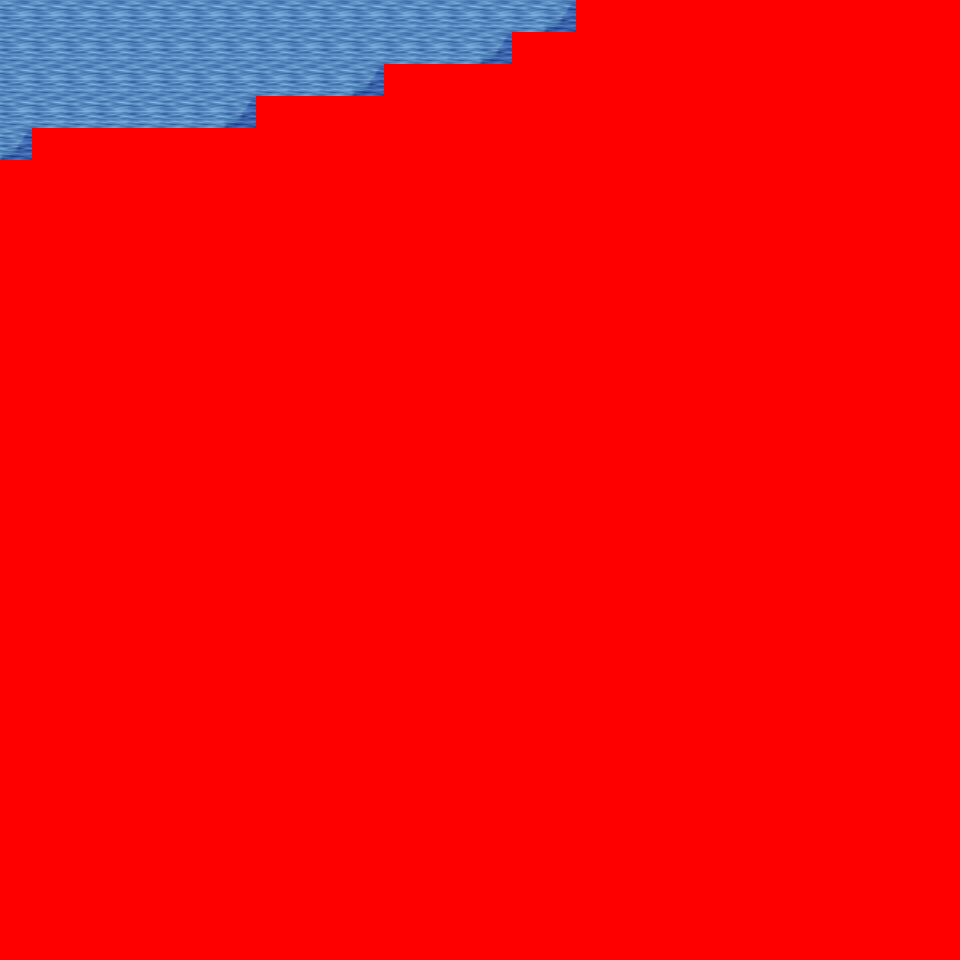

Tiled map render using the project's own tile images. Description and the map definition, with tile-layer contents summarised, below:
An orthogonal 30x30 tile map with 32x32 px tiles, 6 tile layers (Ground, Object, Object2, Above, ...), 37 tilesets and 2 objects (2x mapchange).

<map version="1.0" orientation="orthogonal" renderorder="right-down" width="30" height="30" tilewidth="32" tileheight="32" nextobjectid="3">
  <tileset firstgid="1" name="tileset_logic_collision" tilewidth="32" tileheight="32" tilecount="1" columns="1">
    <image source="../drawable/tileset_logic_collision.png" width="32" height="32" />
  </tileset>
  <tileset firstgid="2" name="tileset_ground_ground" tilewidth="32" tileheight="32" tilecount="33" columns="3">
    <image source="../drawable/tileset_ground_ground.png" width="96" height="352" />
  </tileset>
  <tileset firstgid="35" name="tileset_building_castle" tilewidth="32" tileheight="32" tilecount="320" columns="20">
    <image source="../drawable/tileset_building_castle.png" width="640" height="512" />
  </tileset>
  <tileset firstgid="355" name="tileset_item_weapon_cannon" tilewidth="32" tileheight="32" tilecount="12" columns="3">
    <image source="../drawable/tileset_item_weapon_cannon.png" width="96" height="128" />
  </tileset>
  <tileset firstgid="367" name="tileset_item_pot_barrels_1" tilewidth="32" tileheight="32" tilecount="8" columns="4">
    <image source="../drawable/tileset_item_pot_barrels_1.png" width="128" height="64" />
  </tileset>
  <tileset firstgid="375" name="tileset_ground_water_pool" tilewidth="32" tileheight="32" tilecount="72" columns="3">
    <image source="../drawable/tileset_ground_water_pool.png" width="96" height="768" />
  </tileset>
  <tileset firstgid="447" name="tileset_ground_earth_edges" tilewidth="32" tileheight="32" tilecount="18" columns="6">
    <image source="../drawable/tileset_ground_earth_edges.png" width="192" height="96" />
  </tileset>
  <tileset firstgid="465" name="tileset_ground_grass_edges" tilewidth="32" tileheight="32" tilecount="36" columns="12">
    <image source="../drawable/tileset_ground_grass_edges.png" width="384" height="96" />
  </tileset>
  <tileset firstgid="501" name="tileset_ground_grass_corners" tilewidth="32" tileheight="32" tilecount="24" columns="6">
    <image source="../drawable/tileset_ground_grass_corners.png" width="192" height="128" />
  </tileset>
  <tileset firstgid="525" name="tileset_plant_tree_tree_darkgreen" tilewidth="32" tileheight="32" tilecount="88" columns="8">
    <image source="../drawable/tileset_plant_tree_tree_darkgreen.png" width="256" height="352" />
  </tileset>
  <tileset firstgid="613" name="tileset_plant_stump_stump_vertical" tilewidth="32" tileheight="32" tilecount="1" columns="1">
    <image source="../drawable/tileset_plant_stump_stump_vertical.png" width="32" height="32" />
  </tileset>
  <tileset firstgid="614" name="tileset_building_decoration_pool" tilewidth="32" tileheight="32" tilecount="9" columns="3">
    <image source="../drawable/tileset_building_decoration_pool.png" width="96" height="96" />
  </tileset>
  <tileset firstgid="623" name="tileset_plant_vine" tilewidth="32" tileheight="32" tilecount="3" columns="1">
    <image source="../drawable/tileset_plant_vine.png" width="32" height="96" />
  </tileset>
  <tileset firstgid="626" name="tileset_plant_flower_leafy_daisy_red" tilewidth="32" tileheight="32" tilecount="8" columns="2">
    <image source="../drawable/tileset_plant_flower_leafy_daisy_red.png" width="64" height="128" />
  </tileset>
  <tileset firstgid="634" name="tileset_plant_flower_daisy_blue" tilewidth="32" tileheight="32" tilecount="8" columns="2">
    <image source="../drawable/tileset_plant_flower_daisy_blue.png" width="64" height="128" />
  </tileset>
  <tileset firstgid="642" name="tileset_plant_flower_daisy_white" tilewidth="32" tileheight="32" tilecount="8" columns="2">
    <image source="../drawable/tileset_plant_flower_daisy_white.png" width="64" height="128" />
  </tileset>
  <tileset firstgid="650" name="tileset_plant_flower_leafy_daisy_yellow" tilewidth="32" tileheight="32" tilecount="8" columns="2">
    <image source="../drawable/tileset_plant_flower_leafy_daisy_yellow.png" width="64" height="128" />
  </tileset>
  <tileset firstgid="658" name="tileset_plant_flower_foxgloves" tilewidth="32" tileheight="32" tilecount="4" columns="2">
    <image source="../drawable/tileset_plant_flower_foxgloves.png" width="64" height="64" />
  </tileset>
  <tileset firstgid="662" name="tileset_plant_tree_locust_tree" tilewidth="32" tileheight="32" tilecount="20" columns="4">
    <image source="../drawable/tileset_plant_tree_locust_tree.png" width="128" height="160" />
  </tileset>
  <tileset firstgid="682" name="tileset_furniture_chair_bench_iron" tilewidth="32" tileheight="32" tilecount="4" columns="2">
    <image source="../drawable/tileset_furniture_chair_bench_iron.png" width="64" height="64" />
  </tileset>
  <tileset firstgid="686" name="tileset_item_statue_seahorse" tilewidth="32" tileheight="32" tilecount="12" columns="4">
    <image source="../drawable/tileset_item_statue_seahorse.png" width="128" height="96" />
  </tileset>
  <tileset firstgid="698" name="tileset_building_decoration_chimney_brown_stacks" tilewidth="32" tileheight="32" tilecount="2" columns="1">
    <image source="../drawable/tileset_building_decoration_chimney_brown_stacks.png" width="32" height="64" />
  </tileset>
  <tileset firstgid="700" name="tileset_plant_flower_small_flower_bed_2" tilewidth="32" tileheight="32" tilecount="12" columns="3">
    <image source="../drawable/tileset_plant_flower_small_flower_bed_2.png" width="96" height="128" />
  </tileset>
  <tileset firstgid="712" name="tileset_plant_flower_flower_bed_1" tilewidth="32" tileheight="32" tilecount="35" columns="7">
    <image source="../drawable/tileset_plant_flower_flower_bed_1.png" width="224" height="160" />
  </tileset>
  <tileset firstgid="747" name="tileset_plant_flower_pointed_yellow" tilewidth="32" tileheight="32" tilecount="2" columns="2">
    <image source="../drawable/tileset_plant_flower_pointed_yellow.png" width="64" height="32" />
  </tileset>
  <tileset firstgid="749" name="tileset_plant_flower_red_white" tilewidth="32" tileheight="32" tilecount="16" columns="4">
    <image source="../drawable/tileset_plant_flower_red_white.png" width="128" height="128" />
  </tileset>
  <tileset firstgid="765" name="tileset_building_decoration_chimney" tilewidth="32" tileheight="32" tilecount="2" columns="1">
    <image source="../drawable/tileset_building_decoration_chimney.png" width="32" height="64" />
  </tileset>
  <tileset firstgid="767" name="tileset_furniture_light_lamp_blue" tilewidth="32" tileheight="32" tilecount="3" columns="1">
    <image source="../drawable/tileset_furniture_light_lamp_blue.png" width="32" height="96" />
  </tileset>
  <tileset firstgid="770" name="tileset_plant_tree_fall_trees" tilewidth="32" tileheight="32" tilecount="40" columns="8">
    <image source="../drawable/tileset_plant_tree_fall_trees.png" width="256" height="160" />
  </tileset>
  <tileset firstgid="810" name="tileset_plant_leaves" tilewidth="32" tileheight="32" tilecount="8" columns="4">
    <image source="../drawable/tileset_plant_leaves.png" width="128" height="64" />
  </tileset>
  <tileset firstgid="818" name="tileset_plant_flower_planted_containers" tilewidth="32" tileheight="32" tilecount="16" columns="4">
    <image source="../drawable/tileset_plant_flower_planted_containers.png" width="128" height="128" />
  </tileset>
  <tileset firstgid="834" name="tileset_building_decoration_banner" tilewidth="32" tileheight="32" tilecount="12" columns="1">
    <image source="../drawable/tileset_building_decoration_banner.png" width="32" height="384" />
  </tileset>
  <tileset firstgid="846" name="tileset_building_cottage" tilewidth="32" tileheight="32" tilecount="256" columns="16">
    <image source="../drawable/tileset_building_cottage.png" width="512" height="512" />
  </tileset>
  <tileset firstgid="1102" name="tileset_building_door_doors" tilewidth="32" tileheight="32" tilecount="256" columns="16">
    <image source="../drawable/tileset_building_door_doors.png" width="512" height="512" />
  </tileset>
  <tileset firstgid="1358" name="tileset_building_roof_thatched_roof" tilewidth="32" tileheight="32" tilecount="256" columns="16">
    <image source="../drawable/tileset_building_roof_thatched_roof.png" width="512" height="512" />
  </tileset>
  <tileset firstgid="1614" name="tileset_building_window_windows" tilewidth="32" tileheight="32" tilecount="256" columns="16">
    <image source="../drawable/tileset_building_window_windows.png" width="512" height="512" />
  </tileset>
  <tileset firstgid="1870" name="tileset_ground_ground_3" tilewidth="32" tileheight="32" tilecount="5" columns="5">
    <image source="../drawable/tileset_ground_ground_3.png" width="160" height="32" />
  </tileset>
  <layer name="Ground" width="30" height="30">
    <data>[900 cells, 240 non-empty, 4 distinct tile ids]</data>
  </layer>
  <layer name="Object" width="30" height="30">
    <data>[900 cells, 0 non-empty, 0 distinct tile ids]</data>
  </layer>
  <layer name="Object2" width="30" height="30">
    <data>[900 cells, 0 non-empty, 0 distinct tile ids]</data>
  </layer>
  <layer name="Above" width="30" height="30">
    <data>[900 cells, 0 non-empty, 0 distinct tile ids]</data>
  </layer>
  <layer name="Above2" width="30" height="30">
    <data>[900 cells, 0 non-empty, 0 distinct tile ids]</data>
  </layer>
  <layer name="Walkable" width="30" height="30">
    <data>[900 cells, 845 non-empty, 1 distinct tile ids]</data>
  </layer>
  <objectgroup name="MapEvents">
    <object id="1" name="north" type="mapchange" x="0" y="0" width="576" height="32">
      <properties>
        <property name="map" value="0_ados_mountain_n2_w2_x2_y3" />
        <property name="place" value="south" />
      </properties>
    </object>
    <object id="2" name="west" type="mapchange" x="0" y="0" width="32" height="160">
      <properties>
        <property name="map" value="0_ados_mountain_n2_w2_x1_y4" />
        <property name="place" value="east" />
      </properties>
    </object>
  </objectgroup>
</map>
